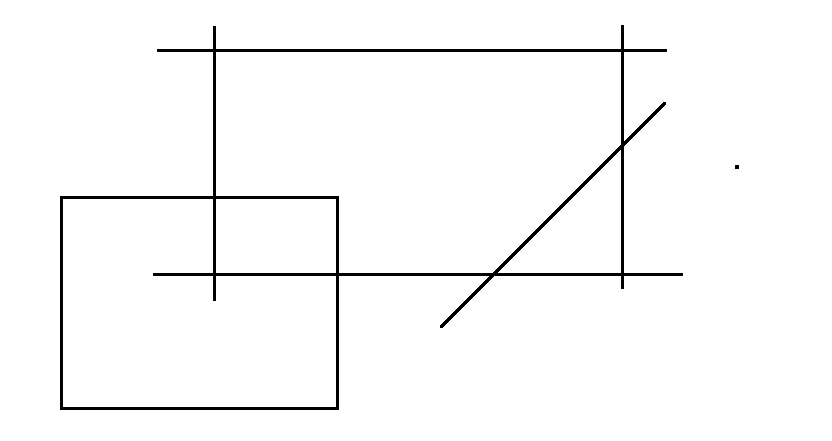
#> input picture homework_5/room.png, 832 x 441 px
$ jupyter execute 'hough and ransac lines.ipynb'
#> lines starting #> are read from the running program, lines starting #| are printed output that depends on the picture; after the words box and inside, x2 and y2 are one past the last pixel; in counts of white or black regions, pixels touching at a corner belong together
[cell 1]
import sys
import math
import cv2 as cv
import numpy as np
from matplotlib import pyplot as plt

src = cv.imread('room.png', cv.IMREAD_GRAYSCALE)
#> src: shape (441, 832); 97.6% white; 2 black regions (1 under 20 px), largest, box (x1, y1, x2, y2) and area: (60, 25, 683, 410) 8699
dst = cv.Canny(src, 50, 200, None, 3)
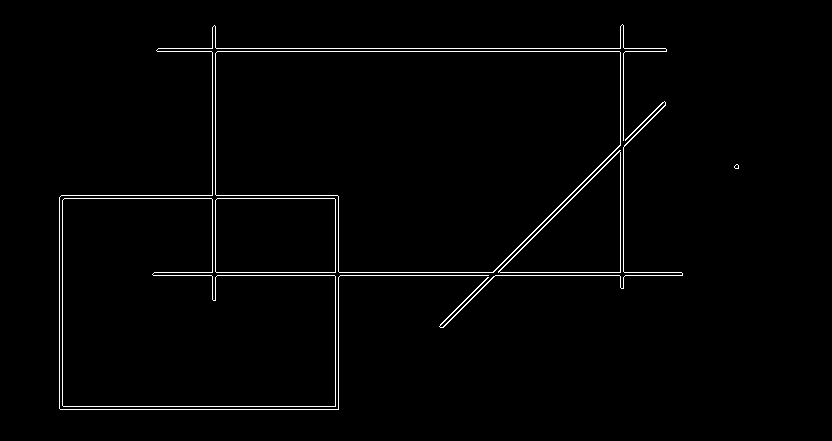
#> dst: shape (441, 832); 1.6% white in thin lines or dots, all inside (x1, y1, x2, y2) = (59, 24, 739, 410)

cdst = cv.cvtColor(dst, cv.COLOR_GRAY2BGR)
cdstP = np.copy(cdst)

lines = cv.HoughLines(dst, 1, np.pi / 180, 150, None, 0, 0)
#> lines = 19 rows, first 8: [272, 1.57], [275, 1.57], [48, 1.57], [51, 1.57], [544, 0.785], [195, 1.57], [409, 1.57], [406, 1.57]

for i in range(0, len(lines)):
    rho = lines[i][0][0]
    theta = lines[i][0][1]
    a = math.cos(theta)
    b = math.sin(theta)
    x0 = a * rho
    y0 = b * rho
    pt1 = (int(x0 + 1000*(-b)), int(y0 + 1000*(a)))
    pt2 = (int(x0 - 1000*(-b)), int(y0 - 1000*(a)))
    cv.line(cdst, pt1, pt2, (0,0,255), 3, cv.LINE_AA)
#> this loop made 19 passes
#> (rho, theta, a, b, x0, y0, pt1, pt2) on passes 1 to 10: (272, 1.57, -4.37e-08, 1, -1.19e-05, 272, (-1000, 271), (999, 272)), (275, 1.57, -4.37e-08, 1, -1.2e-05, 275, (-1000, 274), (999, 275)), (48, 1.57, -4.37e-08, 1, -2.1e-06, 48, (-1000, 47), (999, 48)), (51, 1.57, -4.37e-08, 1, -2.23e-06, 51, (-1000, 50), (999, 51)), (544, 0.785, 0.707, 0.707, 384.7, 384.7, (-322, 1091), (1091, -322)), (195, 1.57, -4.37e-08, 1, -8.52e-06, 195, (-1000, 194), (999, 195)), (409, 1.57, -4.37e-08, 1, -1.79e-05, 409, (-1000, 408), (999, 409)), (406, 1.57, -4.37e-08, 1, -1.77e-05, 406, (-1000, 405), (999, 406)), (198, 1.57, -4.37e-08, 1, -8.65e-06, 198, (-1000, 197), (999, 198)), (212, 0, 1, 0, 212, 0, (212, 1000), (212, -1000))
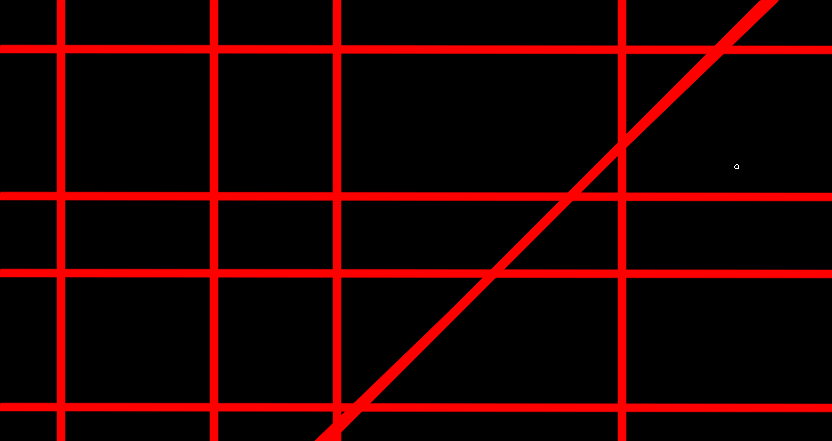
#> cdst: shape (441, 832, 3); mean B, G, R 0, 0, 33
